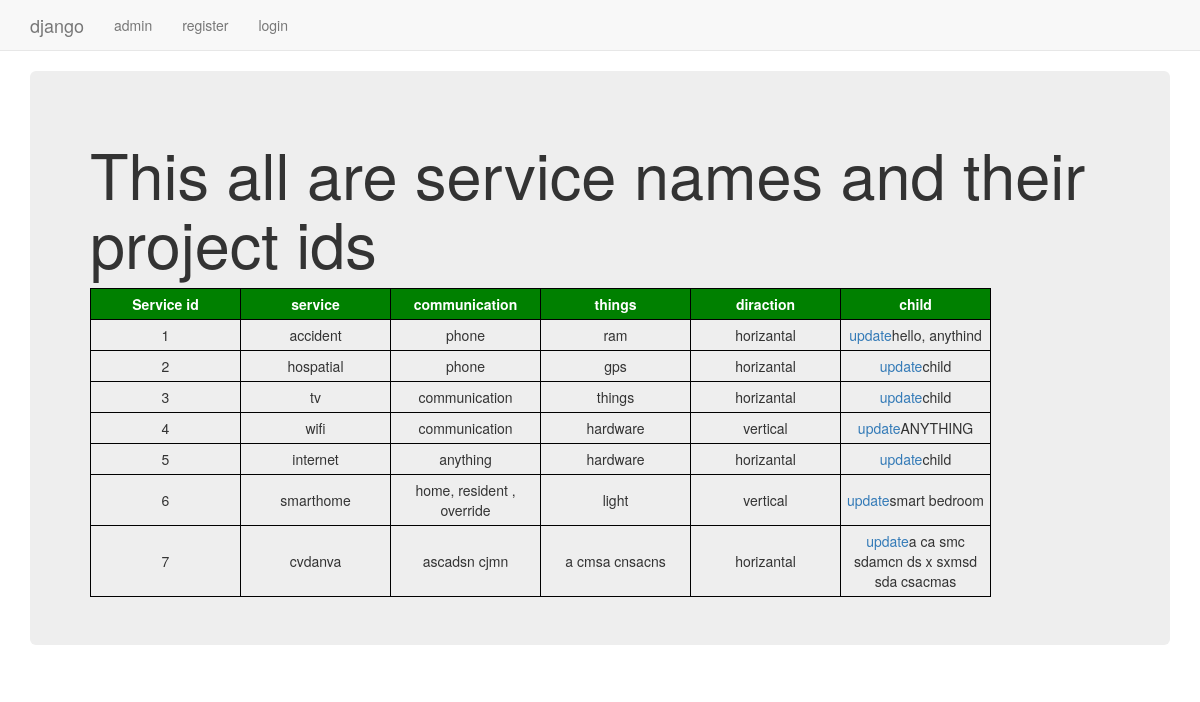
The app's page /basic_app/exist/ with its own data.
### basic_app/models.py (models this page shows, shortened)
class ServiceInfo(models.Model):
    auto_project_id = models.AutoField(primary_key = True)
    servicename = models.CharField(max_length=64)
    communication_text = models.CharField(max_length=64)
    things_text = models.CharField(max_length=64)
    child = models.CharField(max_length=64)
    parent = models.CharField(max_length=64)
    direction = models.CharField(max_length=12, choices = DIRECTION_OPTIONS)

### basic_app/views.py (the view)
def exist(request):
    logger.info('>>>>>. user visited this page output.html')
    service_exist = ServiceInfo.objects.order_by('auto_project_id')
    service_dict = {'servicename' : service_exist }
    return render(request, 'basic_app/output.html',context=service_dict)

### templates/basic_app/output.html (shortened to what this page needs)
{% extends "basic_app/base.html" %}
{% load static%}
{% block content %}
<link rel="stylesheet" href="{% static "basic_app/css/output.css" %}"/>
<div class="jumbotron">
    <h1>This all are service names and their project ids</h1>
    <div class = "django">
        {% if servicename %}
        <table>
            <thead>
                <th>Service id</th>
                <th>service</th>
                <th>communication</th>
                <th>things</th>
                <th>diraction</th>
                <th>child </th>
            </thead>
            {% for service in servicename %}
            <tr>
                <td>{{ service.auto_project_id }}</td>
                <td>{{ service.servicename }}</td>
                <td>{{ service.communication_text }}</td>
                <td>{{ service.things_text }}</td>
                <td>{{ service.direction}}</td>
                <td><a href="{% url 'basic_app:update' service.auto_project_id %}">update</a>{{ service.child }}</td>
            </tr>
            {% endfor %}
        </table>
        {% else %}
        <p>no service deatails</p>
        {% endif %}
    </div>
</div>
{% endblock %}

### templates/basic_app/base.html (shortened to what this page needs)
<!DOCTYPE html>
{% load static %}
<html>
    <head>
        <link rel="stylesheet" href="https://maxcdn.bootstrapcdn.com/bootstrap/3.3.7/css/bootstrap.min.css">
    </head>
    <body>
        <nav class="navbar navbar-default navbar-static-top">
            <div class="container">
                <ul class="nav navbar-nav">
                    <li><a class="navbar-brand" href="{url 'front'}">django</a></li>
                    <li><a class="navbar-link" href="{% url 'admin:index'%}">admin</a></li>
                    <li><a class="navbar-link" href="{% url 'basic_app:register'%}">register</a></li>
                    {% if user.is_authenticated %}
                        <li><a  class = 'navbar-link' href="{% url 'logout' %}">logout</a></li>
                        <li><a  class = "navbar-link" href="{% url 'basic_app:change_password'%}">changepassword</a></li>
                    {% else %}
                        <li> <a class="navbar-link" href="{% url 'basic_app:user_login' %}">login </a></li>
                    {% endif %}
                </ul>
            </div>
        </nav>
        <div class="container">
            {% block content %}
            {% endblock %}
        </div>
    </body>
</html>

### records on screen
ServiceInfo: auto_project_id "1", servicename "accident", communication_text "phone", things_text "ram", direction "horizantal", child "hello, anythind"
ServiceInfo: auto_project_id "2", servicename "hospatial", communication_text "phone", things_text "gps", direction "horizantal", child "child"
ServiceInfo: auto_project_id "3", servicename "tv", communication_text "communication", things_text "things", direction "horizantal", child "child"
ServiceInfo: auto_project_id "4", servicename "wifi", communication_text "communication", things_text "hardware", direction "vertical", child "ANYTHING"
ServiceInfo: auto_project_id "5", servicename "internet", communication_text "anything", things_text "hardware", direction "horizantal", child "child"
ServiceInfo: auto_project_id "6", servicename "smarthome", communication_text "home, resident , override", things_text "light", direction "vertical", child "smart bedroom"
ServiceInfo: auto_project_id "7", servicename "cvdanva", communication_text "ascadsn cjmn", things_text "a cmsa cnsacns", direction "horizantal", child "a ca smc sdamcn ds x sxmsd sda csacmas"
